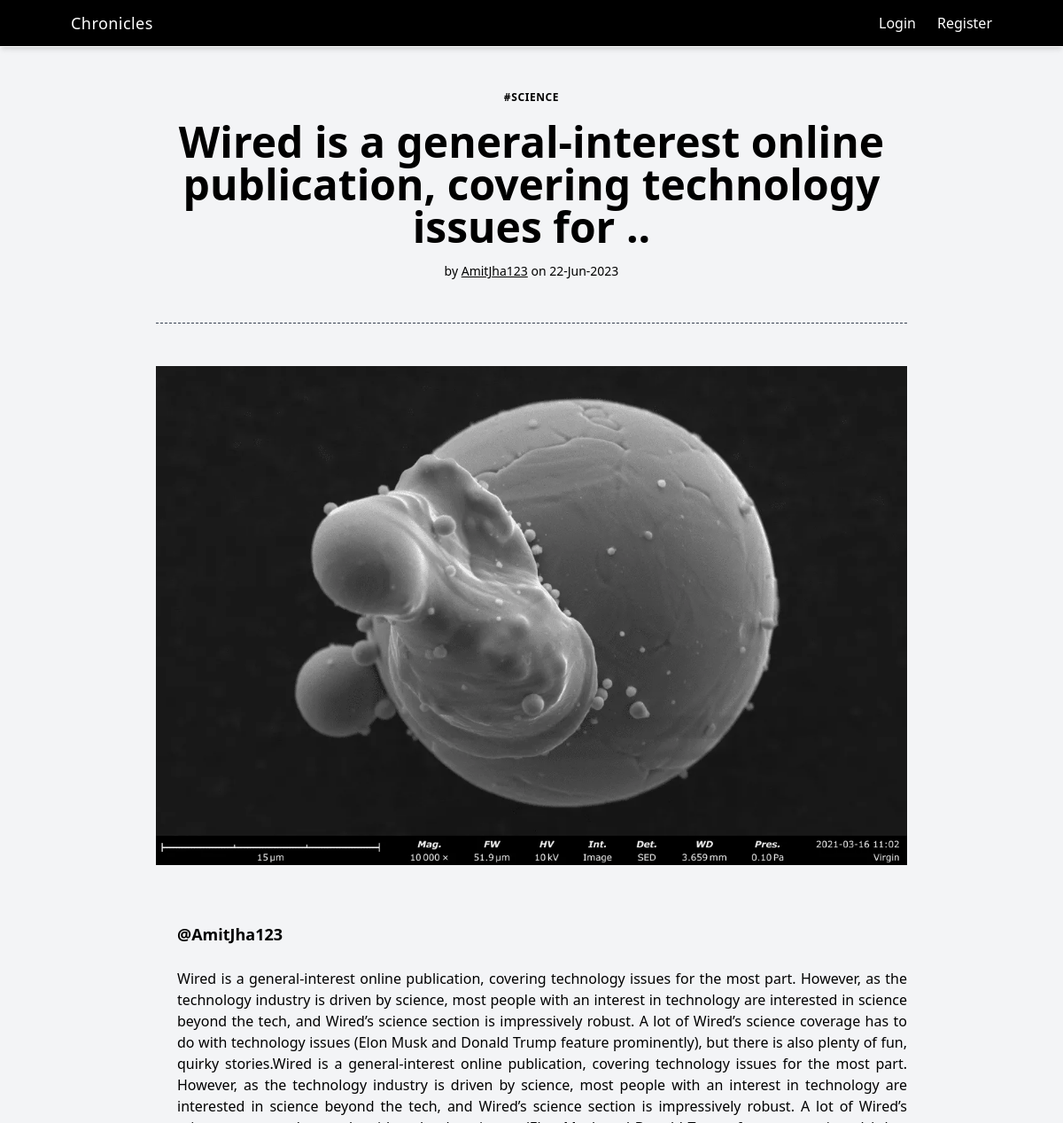
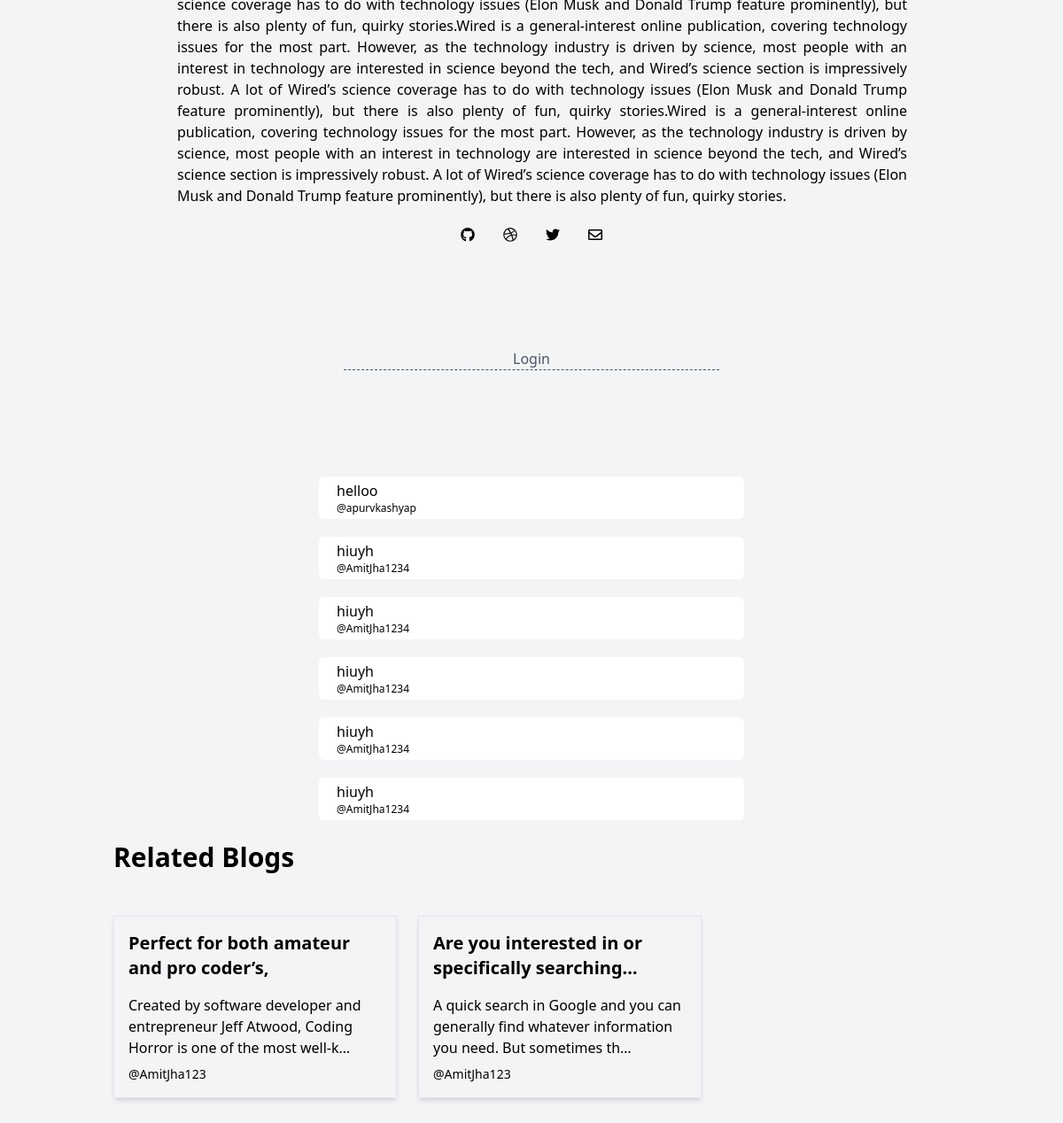
The page /view/52 on the database its author committed (2 pictures, top to bottom).
### sms/models.py (models this page shows, shortened)
class Notes(models.Model):
    user = models.ForeignKey(User,on_delete=models.CASCADE)
    title = models.CharField(max_length=200)
    content = models.TextField()
    categories = models.ForeignKey(Categories,on_delete=models.CASCADE,null=True,blank=True)
    image = models.ImageField(upload_to="post/" ,null= True,blank= True)
    date = models.DateField(auto_now_add=True)
    likes = models.ManyToManyField('auth.User', related_name='liked_students', through='Like')

class Categories(models.Model):
    name = models.CharField(max_length=200)
    date = models.DateField(auto_now_add=True)
    def __str__(self):
        return self.name

class Comment(models.Model):
    user = models.ForeignKey(User,on_delete=models.CASCADE)
    post = models.ForeignKey(Notes,on_delete=models.CASCADE)
    comment = models.CharField(max_length=300)

### sms/views.py (the view)
# urls.py: path('view/<int:id>', view, name='view'),
def view(r,id):
    note = Notes.objects.get(id = id)
    related = Notes.objects.filter(categories = note.categories)
    likes = Like.objects.filter(post = id).count
    commentlists = Comment.objects.filter(post = id).order_by('-id')
    if r.method == 'POST':
        form = CommentForm(r.POST or None )
        if form.is_valid():
            post = form.save(commit=False)
            post.user = r.user
            post.post = note
            post.save()
            context = {'note':note , 'related':related , 'form':form , 'commentlists':commentlists ,'like':likes}
            return render(r , 'view.html' ,context)
    else:
        form = CommentForm()
    context = {'note':note , 'related':related , 'form':form , 'commentlists':commentlists,'likes':likes }
    return render(r , 'view.html' ,context)

### template/view.html (shortened to what this page needs)
{% extends 'base.html' %}
{% load crispy_forms_tags %}
{% block content %}
<div class="pb-12 w-screen bg-gray-100">
    <div class=" w-full">
        <article class="max-w-4xl px-6 py-24 mx-auto space-y-12  dark:text-gray-100">
            <div class="w-full mx-auto space-y-4 text-center">
                <a href="/viewcategorie/{{note.categories.id}}"
                    class="text-xs font-semibold tracking-wider uppercase">#{{note.categories}}</a>
                <h1 class="text-2xl font-bold leading-tight md:text-5xl">{{note.title}}</h1>
                <p class="text-sm ">by
                    <a rel="noopener noreferrer" href="#" target="_blank" class="underline dark:text-amber-400">
                        <a href="/viewUser/{{note.user.id}}" class="underline" itemprop="name">{{note.user}}</a>
                    </a>on
                    <time datetime="2021-02-12 15:34:18-0200">{{note.date | date:"d-M-Y "}}</time>
                </p>
            </div>
            <div class="pt-12 border-t  border-dashed border-gray-700 pb-4">
                <div class="flex flex-col space-y-4 md:space-y-0 md:space-x-6 ">
                    <img src="{{ note.image.url }}" class="img-fluid rounded-start" alt="...">
                    <div class="flex flex-col pt-16 gap-6">
                        <h4 class="text-lg font-semibold capitalize">@{{note.user}}</h4>
                        <p class=" text-justify ">{{note.content}}</p>
                    </div>
                </div>
                <div class="flex justify-center pt-4 space-x-4 align-center">
                    <a rel="noopener noreferrer" href="#" aria-label="GitHub"
                        class="p-2 rounded-md dark:text-gray-100 hover:dark:text-amber-400">
                    </a>
                    <a rel="noopener noreferrer" href="#" aria-label="Dribble"
                        class="p-2 rounded-md dark:text-gray-100 hover:dark:text-amber-400">
                    </a>
                    <a rel="noopener noreferrer" href="#" aria-label="Twitter"
                        class="p-2 rounded-md dark:text-gray-100 hover:dark:text-amber-400">
                    </a>
                    <a rel="noopener noreferrer" href="#" aria-label="Email"
                        class="p-2 rounded-md dark:text-gray-100 hover:dark:text-amber-400">
                    </a>
                </div>
            </div>
            <div class="border-b border-dashed  border-gray-600 md:w-[50%] w-[90%] mx-auto flex justify-center items-center text-gray-600">
                {% if user.is_authenticated %}
                <form action="{% url 'like_student' student_id=note.id %}" method="post">
                    {% csrf_token %}
                    <button type="submit" class="like-button">
                        {% if request.user in note.likes.all %}
                        <div class="flex justify-center items-center gap-4"><span
                                class="text-4xl text-red-600 font-bold">&#x2665;</span> <span>You and <span
                                    class="text-red-400">{{likes}}</span> others Liked this blog</span></div>
                        {% else %}
                        <div class="flex justify-center items-center gap-4"><span
                                class="text-4xl  font-bold">&#x2665;</span> <span> <span
                                    class="text-red-400">{{likes}}</span> others Liked this blog</span></div>
                        {% endif %}
                    </button>
                </form>
                {% else %}
                <p>Login</p>
                {% endif %}
            </div>
        </article>
        <div class="flex flex-col max-h-[400px] mt-6 overflow-y-scroll  gap-5">
            {% for commentlist in commentlists %}
            <div class="flex  md:w-[40%] w-[80%]  mx-auto items-center justify-between px-5 py-1 bg-white rounded-md">
                <div class="flex flex-col ">
                    <p>{{commentlist.comment}}</p>
                    <p class="text-xs ">@{{commentlist.user}}</p>
                </div>
            </div>
            {% endfor %}
        </div>
    </div>
    <h3 class="text-3xl font-bold md:px-32 px-4 text-left mt-6">Related Blogs</h3>
    <div class="flex md:flex-row md:justify-start justify-center items-center flex-col mt-12  gap-6 md:px-32">
        {% for relate in related %}
        {% if relate.id != note.id %}
        <a href="/view/{{relate.id}}" class="w-80 p-4 border space-y-4 shadow-md">
            <p class="text-xl font-bold ">{{relate.title | truncatechars:48}}</p>
            <div class="space-y-2">
                <p>{{relate.content | truncatechars:100}}</p>
                <p class="text-sm ">@{{relate.user}}</p>
            </div>
        </a>
        {% endif %}
        {% endfor %}
    </div>
</div>
{% endblock content %}

### template/base.html (style rules this page uses)
* { scrollbar-width: auto; scrollbar-color: #8f54a0 #ffffff; }

### rows shown on the page
Notes: categories "SCIENCE", title "Wired is a general-interest online publication, covering technology issues for ..", user "AmitJha123", date "22-Jun-2023", image (picture), content "Wired is a general-interest online publication, covering technology issues for the most part. However, as the technology industry is driven by science, most people with an interest in technology are interested in science beyond the tech, and Wired’s science section is impressively robust. A lot of Wired’s science coverage has to do with technology issues (Elon Musk and Donald Trump feature prominently), but there is also plenty of fun, quirky stories.Wired is a general-interest online publication, covering technology issues for the most part. However, as the technology industry is driven by science, most people with an interest in technology are interested in science beyond the tech, and…"
Comment: comment "helloo", user "apurvkashyap"
Comment: comment "hiuyh", user "AmitJha1234"
Comment: comment "hiuyh", user "AmitJha1234"
Comment: comment "hiuyh", user "AmitJha1234"
Comment: comment "hiuyh", user "AmitJha1234"
Comment: comment "hiuyh", user "AmitJha1234"
Notes: title "Perfect for both amateur and pro coder’s,", content "Created by software developer and entrepreneur Jeff Atwood, Coding Horror is one of the most well-k…", user "AmitJha123"
Notes: title "Are you interested in or specifically searching…", content "A quick search in Google and you can generally find whatever information you need. But sometimes th…", user "AmitJha123"
